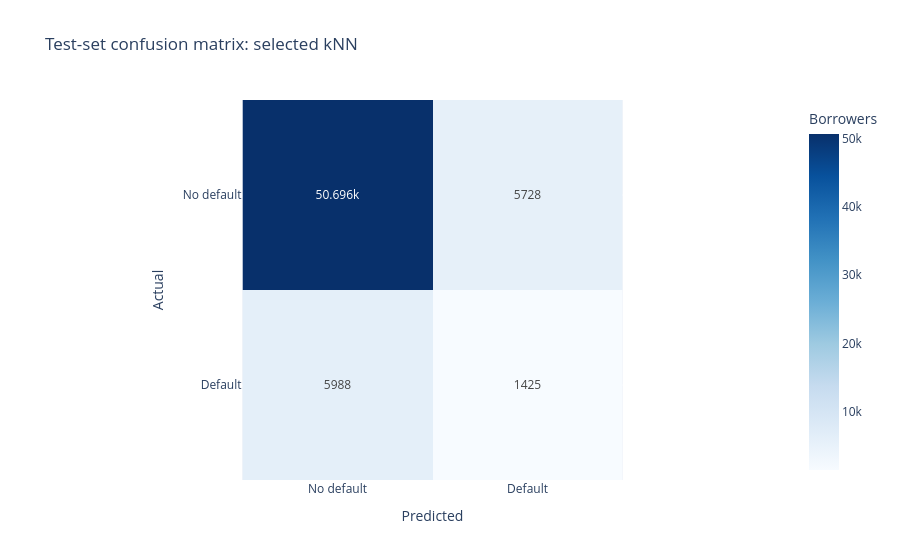

Notebook code cell kept with this figure:
### Code cell
cm = confusion_matrix(y_test, y_pred, labels=[0, 1])

fig = px.imshow(
    cm, text_auto=True, color_continuous_scale="Blues",
    x=["No default", "Default"], y=["No default", "Default"],
    labels={"x": "Predicted", "y": "Actual", "color": "Borrowers"},
    title="Test-set confusion matrix: selected kNN"
)
fig.show()

### Figure 1 — Plotly figure (JSON) as saved in the notebook; plotly's stock layout.template omitted (floating-point values rounded to 4 significant figures)
{"data": [{"coloraxis": "coloraxis", "hovertemplate": "Predicted: %{x}<br>Actual: %{y}<br>Borrowers: %{z}<extra></extra>", "name": "0", "texttemplate": "%{z}", "type": "heatmap", "x": ["No default", "Default"], "xaxis": "x", "y": ["No default", "Default"], "yaxis": "y", "z": [[50696, 5728], [5988, 1425]]}], "layout": {"coloraxis": {"autocolorscale": false, "colorbar": {"title": {"text": "Borrowers"}}, "colorscale": [[0, "rgb(247,251,255)"], [0.125, "rgb(222,235,247)"], [0.25, "rgb(198,219,239)"], [0.375, "rgb(158,202,225)"], [0.5, "rgb(107,174,214)"], [0.625, "rgb(66,146,198)"], [0.75, "rgb(33,113,181)"], [0.875, "rgb(8,81,156)"], [1, "rgb(8,48,107)"]]}, "title": {"text": "Test-set confusion matrix: selected kNN"}, "xaxis": {"anchor": "y", "constrain": "domain", "domain": [0, 1], "scaleanchor": "y", "title": {"text": "Predicted"}}, "yaxis": {"anchor": "x", "autorange": "reversed", "constrain": "domain", "domain": [0, 1], "title": {"text": "Actual"}}}}
